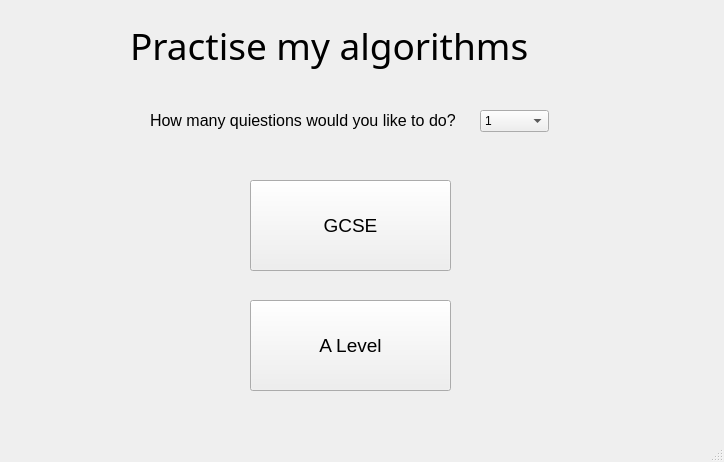
<?xml version="1.0" encoding="UTF-8"?>
<ui version="4.0">
 <class>homeScreen</class>
 <widget class="QMainWindow" name="homeScreen">
  <property name="geometry">
   <rect>
    <x>0</x>
    <y>0</y>
    <width>724</width>
    <height>462</height>
   </rect>
  </property>
  <property name="windowTitle">
   <string>MainWindow</string>
  </property>
  <widget class="QWidget" name="centralwidget">
   <widget class="QPushButton" name="GCSEBtn">
    <property name="geometry">
     <rect>
      <x>250</x>
      <y>180</y>
      <width>201</width>
      <height>91</height>
     </rect>
    </property>
    <property name="font">
     <font>
      <pointsize>14</pointsize>
     </font>
    </property>
    <property name="text">
     <string>GCSE</string>
    </property>
   </widget>
   <widget class="QPushButton" name="aLevelBtn">
    <property name="geometry">
     <rect>
      <x>250</x>
      <y>300</y>
      <width>201</width>
      <height>91</height>
     </rect>
    </property>
    <property name="font">
     <font>
      <pointsize>14</pointsize>
     </font>
    </property>
    <property name="text">
     <string>A Level</string>
    </property>
   </widget>
   <widget class="QLabel" name="label">
    <property name="geometry">
     <rect>
      <x>130</x>
      <y>10</y>
      <width>491</width>
      <height>71</height>
     </rect>
    </property>
    <property name="font">
     <font>
      <family>Broadway</family>
      <pointsize>28</pointsize>
     </font>
    </property>
    <property name="text">
     <string>Practise my algorithms</string>
    </property>
   </widget>
   <widget class="QLabel" name="label_2">
    <property name="geometry">
     <rect>
      <x>150</x>
      <y>110</y>
      <width>331</width>
      <height>20</height>
     </rect>
    </property>
    <property name="font">
     <font>
      <pointsize>12</pointsize>
     </font>
    </property>
    <property name="text">
     <string>How many quiestions would you like to do?</string>
    </property>
   </widget>
   <widget class="QComboBox" name="numOfQsBox">
    <property name="geometry">
     <rect>
      <x>480</x>
      <y>110</y>
      <width>69</width>
      <height>22</height>
     </rect>
    </property>
    <item>
     <property name="text">
      <string>1</string>
     </property>
    </item>
    <item>
     <property name="text">
      <string>2</string>
     </property>
    </item>
    <item>
     <property name="text">
      <string>3</string>
     </property>
    </item>
    <item>
     <property name="text">
      <string>4</string>
     </property>
    </item>
    <item>
     <property name="text">
      <string>5</string>
     </property>
    </item>
    <item>
     <property name="text">
      <string>6</string>
     </property>
    </item>
    <item>
     <property name="text">
      <string>7</string>
     </property>
    </item>
    <item>
     <property name="text">
      <string>8</string>
     </property>
    </item>
    <item>
     <property name="text">
      <string>9</string>
     </property>
    </item>
    <item>
     <property name="text">
      <string>10</string>
     </property>
    </item>
   </widget>
  </widget>
  <widget class="QMenuBar" name="menubar">
   <property name="geometry">
    <rect>
     <x>0</x>
     <y>0</y>
     <width>724</width>
     <height>21</height>
    </rect>
   </property>
  </widget>
  <widget class="QStatusBar" name="statusbar"/>
 </widget>
 <resources/>
 <connections/>
</ui>
